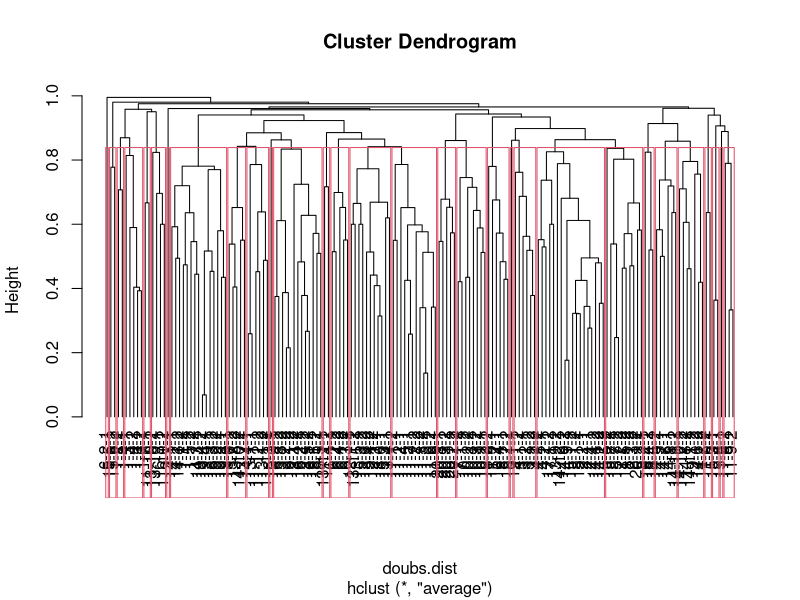
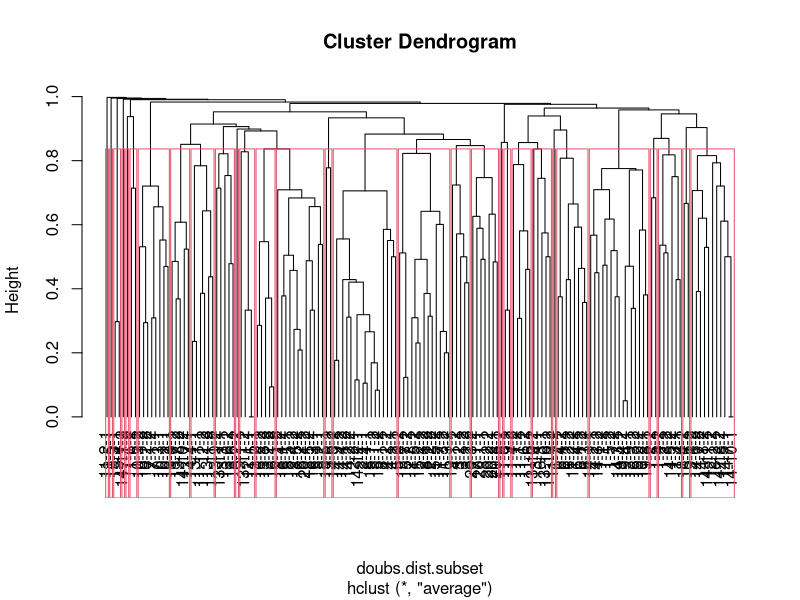
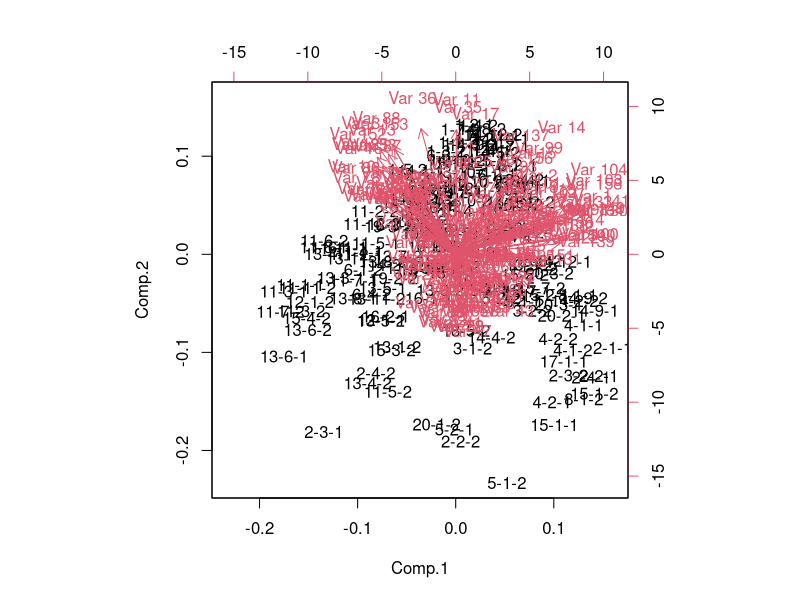
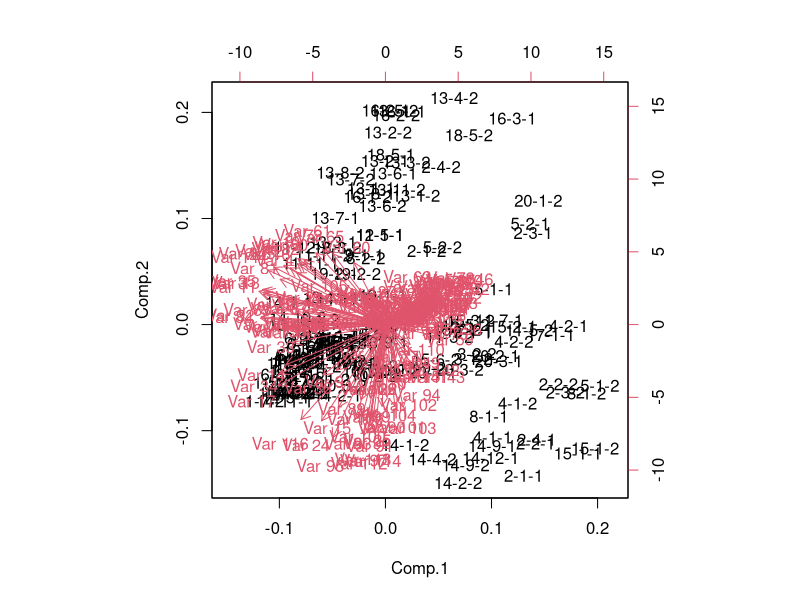
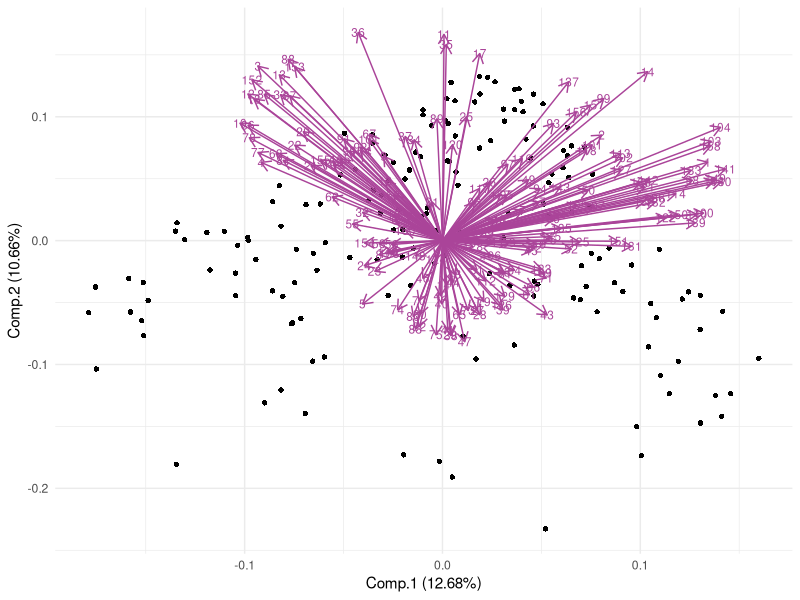
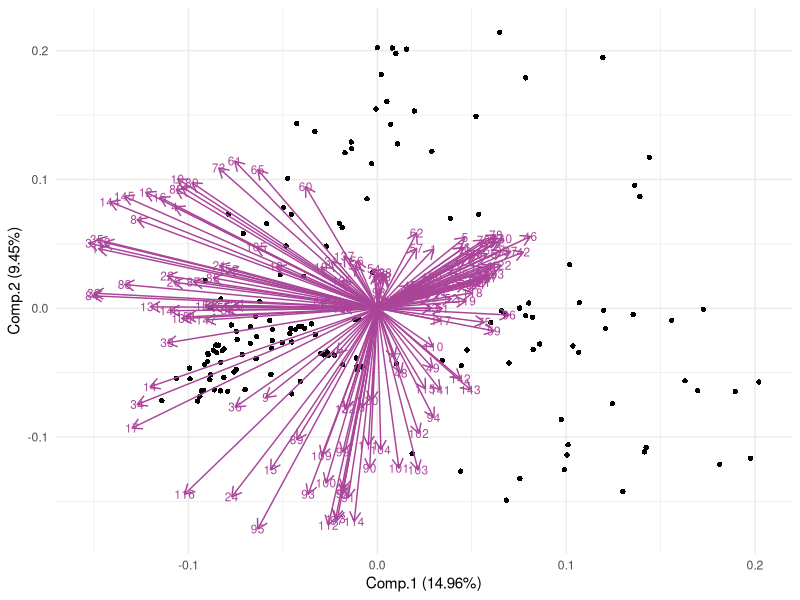
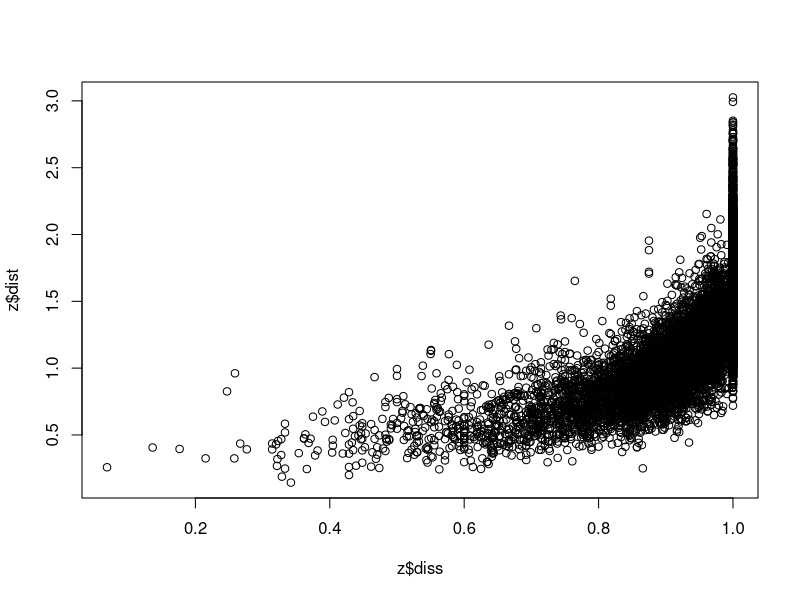
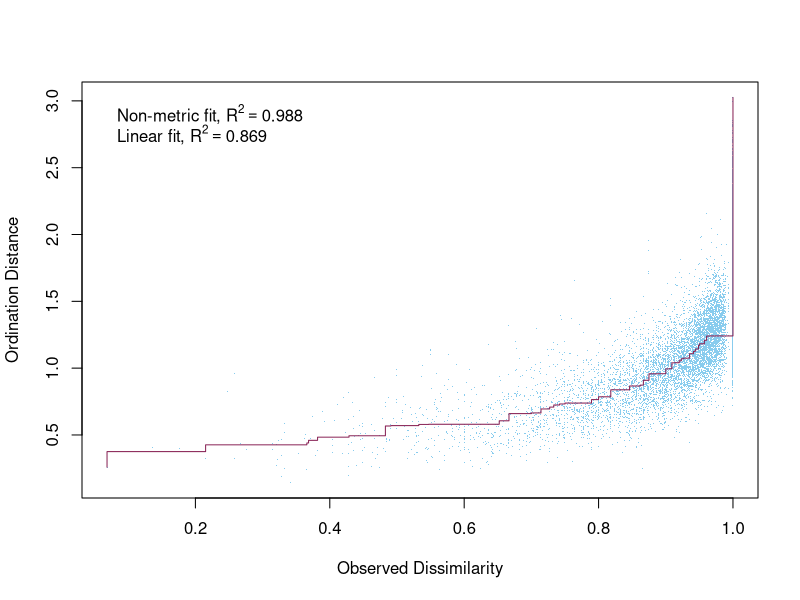

Here is the R script that generated these plots, in order: (Note: this script raises an error after producing the figures.)
#### GLM ####

# Before anything else, verify that your environment is totally clear.
# This is important, because old objects can foul up the works
# Clean up the working environment
rm(list = ls())

# Verify working directory, should be ~/Documents/Analyses/lastname_first
getwd()

# Load tidyverse
library("tidyverse")
# Check for updates
tidyverse_update()


#### Cleaning up the data ####

library(dplyr)

#library(readr)
#SurveyData <- read_csv("SurveyData_Clean.csv")

library(readr)
SurveyData <- read_csv("SurveyData_Clean_WN_removed.csv")

#library(readr)
#PlotData <- read_csv("PlotData_Clean.csv")

library(readr)
PlotData <- read_csv("PlotData_Clean_WN_removed.csv")

# The species that were entered as percent-cover need to be accounted for
# Given that the number of plants will vary greatly, but cover plants were all
# in Tier_1, for each percent cover plant I will give a value of 

# The plot needs to be numeric, so I need to change the Plot names to unique
# numeric variables, site needs to be given a number value as does W_N

# This code gives the combined plot names a simple, unique, numeric ID, but I 
# would like clearer ID's so I will use another method
# SurveyData_Combined$Plot <- as.numeric(as.factor(SurveyData_Combined$Plot))

# Assigning the Site a unique numeric value
SurveyData$Site <- as.numeric(as.factor(SurveyData$Site))
# Assigning W and N unique numeric values (weed is now 2, native is now 1)
SurveyData$W_N <- as.numeric(as.factor(SurveyData$W_N))

# Now combine this into unique numerical plot names
library(tidyr)
SurveyData_Combined <- SurveyData %>%
  unite(Plot, Site, Plot, sep = "-")

# Unite Plot and Weed vs Native columns so that now the plot id is all in one
# column that includes the site, plot number, and whether it is weed or native
library(tidyr)
SurveyData_Combined <- SurveyData_Combined %>%
  unite(Plot, Plot, W_N, sep = "-")

# Need to subset to only include the environmental weeds
# Subset the data to only include species that are weeds using the Status column
SurveyData_Combined_subset <- SurveyData_Combined[SurveyData_Combined$Status == 1, ]

# Repeat for plot data
# Assigning the Site a unique numeric value
PlotData$Site <- as.numeric(as.factor(PlotData$Site))
# Assigning W and N unique numeric values (weed is now 2, native is now 1)
PlotData$Weed_Native <- as.numeric(as.factor(PlotData$Weed_Native))

# Now combine this into unique numerical plot names
library(tidyr)
PlotData_Combined <- PlotData %>%
  unite(Plot, Site, Plot, sep = "-")

# Unite Plot and Weed vs Native columns so that now the plot id is all in one
# column that includes the site, plot number, and whether it is weed or native
library(tidyr)
PlotData_Combined <- PlotData_Combined %>%
  unite(Plot, Plot, Weed_Native, sep = "-")

# Filter down to only native species
# Remove native species plots
# Remove rows where Group is not one of the three weeds
PlotData_Weeds <- PlotData_Combined %>% 
  filter(CentralSpecies %in% c("Solanum mauritianum", "Ligustrum lucidum", "Paraserianthes lophantha"))

# Now I need to only include the environmental variables that I want to include
# for the GLM

PlotData_Combined <- subset(PlotData_Combined, select = -c(Date, CanopyCover_App, Waypoint, East_Coordinates, South_Coordinates, CoverVascular,
                                                           CoverNonVascular, CoverLitter, CoverBareSoil, CoverDebris, CoverGrass,
                                                           Topography, ParentMaterial, Notes))

# Need to simplify the column names 
colnames(PlotData_Combined)[3:11] <- c("Height", "DBH",
                                  "Slope", "Canopy",
                                  "Erosion", "Disturbance",
                                  "Pests", "Litter", "Housing") ## Renaming the columns

# Back to the survey data setting up for nMDS

# Need to transform the data square root was given as a good transformation, so I will do that
SurveyData_Combined$Tier_1_sqrt <- sqrt(SurveyData_Combined$Tier_1)
# repeat for weeds only data
SurveyData_Combined_subset$Tier_1_sqrt <- sqrt(SurveyData_Combined_subset$Tier_1)

# Remove rows where Group is "Native"
SurveyData_Combined_Weeds <- SurveyData_Combined %>% 
 filter(CentralSpecies != "Native")

# Repeat for subset data
SurveyData_Combined_subset_weeds <- SurveyData_Combined_subset %>% 
  filter(CentralSpecies != "Native")
 

# This code gives 0 values when species are not present in a plot
Survey_wide <- SurveyData_Combined %>%
  pivot_wider(names_from = ScientificName, 
              values_from = Tier_1, 
              id_cols = Plot) %>%
  mutate_all(~ replace(., is.na(.), 0))
# repeat for environmental weeds subset
Survey_wide_subset <- SurveyData_Combined_subset %>%
  pivot_wider(names_from = ScientificName, 
              values_from = Tier_1, 
              id_cols = Plot) %>%
  mutate_all(~ replace(., is.na(.), 0))



# instead of being a tibble, I wanted to convert it back to a data frame
Survey_wide = as.data.frame(Survey_wide)
#repeat for environmental weeds subset
Survey_wide_subset = as.data.frame(Survey_wide_subset)

library(dplyr)
Env_Species <- left_join(Survey_wide, PlotData_Combined, by = "Plot")  # Preserves all rows from df1

# repeat for subset data
Env_Species_subset <- left_join(Survey_wide_subset, PlotData_Combined, by = "Plot")

# Needs to remove the first column of numbers as row names and make the Scientific 
# names of species into the row names
row.names(Survey_wide) <- Survey_wide$Plot 
# Remove the first column from the data frame 
Survey_wide <- Survey_wide[, -1]

# repeat for subset data
row.names(Survey_wide_subset) <- Survey_wide_subset$Plot 
# Remove the first column from the data frame 
Survey_wide_subset <- Survey_wide_subset[, -1]


# Back to the Survey data
#Quick checks for empty rows or columns...
rowSums(Survey_wide)
colSums(Survey_wide)

# These are the columns that need to be removed using the data with the extra 
# woolly nightshades removed
Survey_wide<-Survey_wide[,-115] # this gets rid of the the column where there is a zero
Survey_wide<-Survey_wide[,-40] # this gets rid of the the column where there is a zero
Survey_wide<-Survey_wide[,-39] # this gets rid of the the column where there is a zero

# Repeat for subset data
#Quick checks for empty rows or columns...
rowSums(Survey_wide_subset)
colSums(Survey_wide_subset)

Survey_wide_subset<-Survey_wide_subset[,-66] # this gets rid of the the column where there is a zero
Survey_wide_subset<-Survey_wide_subset[,-65] # this gets rid of the the column where there is a zero



### NMDS ####

library(vegan)

doubs.dist<-vegdist(Survey_wide)
doubs.dist

# Repeat for subset data
doubs.dist.subset<-vegdist(Survey_wide_subset)
doubs.dist.subset

# Check for Na, NaN,Inf values
any(is.na(doubs.dist))
any(is.infinite(doubs.dist))

# Check for Na, NaN,Inf values in subset data
any(is.na(doubs.dist.subset))
any(is.infinite(doubs.dist.subset))


#Classification
Survey_wide<-hclust(doubs.dist,method='average')
plot(Survey_wide,hang=-1) #The hang=-1 tidies it up so all the end nodes finish at the same level
grp<-cutree(Survey_wide,k=30) #K=4 is saying to identify the dominant 4 groups.
grp
rect.hclust(Survey_wide, k=30)

#Classification for subset data
Survey_wide_subset<-hclust(doubs.dist.subset,method='average')
plot(Survey_wide_subset,hang=-1) #The hang=-1 tidies it up so all the end nodes finish at the same level
grp<-cutree(Survey_wide_subset,k=30) #K=4 is saying to identify the dominant 4 groups.
grp
rect.hclust(Survey_wide_subset, k=30)


#Conduct a PCA on continuous data, commonly used for environmental 
#variable reduction. Say we want to combine variables that are similar in 
#for SEM we may use PCA

# linkage - once you have the two most similar sites together, how do you think about the similarity to the other sites. Best method is UPPGMA (an average weighed method)

# Now doing a PCA on the data
# Can do PCA on vegan or just the base programme of R, they just use different commands 
# (see powerpoint handout for more info)

doubs.pca<-princomp(doubs.dist,cor=TRUE)
summary(doubs.pca) 
biplot(doubs.pca)

# repeat for subset data
doubs.pca.subset<-princomp(doubs.dist.subset,cor=TRUE)
summary(doubs.pca.subset) 
biplot(doubs.pca.subset)

# Create PCA biplot with sites as points

# Load necessary libraries
library(ggplot2)
library(ggfortify)

autoplot(
  doubs.pca,
  data = doubs.dist,
  loadings = TRUE,             # Display loadings vectors
  loadings.label = TRUE,       # Display loadings labels
  loadings.colour = '#AA4499',     # Loadings vector color
  loadings.label.size = 3,     # Loadings label size
  loadings.label.colour = "#AA4499", # Loadings label color
  shape = 16) +                   # Use points for sites
  theme_minimal()              # Apply a minimal theme


autoplot(
  doubs.pca.subset,
  data = doubs.dist.subset,
  loadings = TRUE,             # Display loadings vectors
  loadings.label = TRUE,       # Display loadings labels
  loadings.colour = '#AA4499',     # Loadings vector color
  loadings.label.size = 3,     # Loadings label size
  loadings.label.colour = "#AA4499", # Loadings label color
  shape = 16) +                   # Use points for sites
  theme_minimal()              # Apply a minimal theme



#Moving on now to MDS
#DO MDS with vegan package
z <- metaMDS(comm = doubs.dist,
             autotransform = FALSE,
             distance = "bray",
             engine = "monoMDS",
             k = 5,
             weakties = TRUE,
             model = "global",
             maxit = 300,
             try = 40,
             trymax = 50)

z
#Moving on now to MDS for subset data
#DO MDS with vegan package
z.subset <- metaMDS(comm = doubs.dist.subset,
             autotransform = FALSE,
             distance = "bray",
             engine = "monoMDS",
             k = 3,
             weakties = TRUE,
             model = "global",
             maxit = 300,
             try = 40,
             trymax = 50)

z.subset

# Stress Plot = Sheppard Plot
plot(z$diss, z$dist)

stressplot(object = z,
           p.col = "#88CCEE",
           l.col = "#882255",
           lwd = 1)

# repeat for subset data
plot(z.subset$diss, z.subset$dist)

stressplot(object = z.subset,
           p.col = "#88CCEE",
           l.col = "#882255",
           lwd = 1)

#always report the stress for MDS, never report the Rsquared you get from that plot above
plot(z)

plot(z[["points"]][,2]~z[["points"]][,1],main="Survey Data", xlab="NMDSaxis 1" , ylab= "NMDS axis 2", cex = 0.5 +as.numeric(Survey_wide$nit))

# Using ggplot2 to make a plot with site names
plot(z, type = "t")

# Using ggplot2 to make a plot with site names
plot(z.subset, type = "t")

# Looking at the stress/goodness of fit
gof <- goodness(object = z)
plot(z, display = "sites", type = "none")
points(z, display = "sites", cex = 2*gof/mean(gof))


# Looking at the stress/goodness of fit for subset data
gof <- goodness(object = z.subset)
plot(z.subset, display = "sites", type = "none")
points(z.subset, display = "sites", cex = 2*gof/mean(gof))


# Make the points into a data frame for ggplot
z$points %>% head()
z.points <- data.frame(z$points)


# Make the points into a data frame for ggplot
z.subset$points %>% head()
z.subset.points <- data.frame(z.subset$points)

# I need to make a new data frame that is just the plots and the Central species
# for that plot
# Load the dplyr package
library(dplyr)

# Create a new data frame with unique Plot values
Plot_Species <- SurveyData_Combined_Weeds %>% distinct(Plot, .keep_all = TRUE)

grp <- Plot_Species$CentralSpecies

# Create a new data frame with unique Plot values
Plot_Species_subset <- SurveyData_Combined_subset_weeds %>% distinct(Plot, .keep_all = TRUE)

grp.subset <- Plot_Species_subset$CentralSpecies

# Create a data frame of NMDS results with group information
z.points$Group <- Plot_Species$CentralSpecies # Replace with your group column

# repeat for subset data
z.subset.points$Group <- Plot_Species_subset$CentralSpecies # Replace with your group column



# Customize plot with ggplot2
nmds_plot <- ggplot(data = z.points, aes(x = MDS1, y = MDS2, shape = Group, color = Group)) +
  geom_point(size = 2) + # Set point size
  scale_shape_manual(values = c(16, 15, 18, 19)) + # Customize shapes
  scale_color_manual(values = c("#EE6677", "#228833", "#44AA99")) + # Customize colors
  theme_minimal() +
  labs(x = "NMDS1", y = "NMDS2") +
  theme_classic()

# Print the plot
print(nmds_plot)

# Customize plot with ggplot2
nmds_plot <- ggplot(data = z.subset.points, aes(x = MDS1, y = MDS2, shape = Group, color = Group)) +
  geom_point(size = 2) + # Set point size
  scale_shape_manual(values = c(16, 15, 18, 19)) + # Customize shapes
  scale_color_manual(values = c("#EE6677", "#228833", "#44AA99")) + # Customize colors
  theme_minimal() +
  labs(x = "NMDS1", y = "NMDS2") +
  theme_classic()

# Print the plot
print(nmds_plot)

# Customize plot with ggplot2 add ellipses
nmds_plot <- ggplot(data = z.points, aes(x = MDS2, y = MDS4, shape = Group, color = Group)) +
  geom_point(size = 2) + # Set point size
  scale_shape_manual(values = c(16, 15, 17)) + # Customize shapes
  scale_color_manual(values = c("#EE6677", "#228833", "#44AA99")) + # Customize colors
  stat_ellipse(aes(group = Group, fill = Group), geom = "polygon", alpha = 0.1) +
  scale_fill_manual(values = c("#EE6677",  "#228833", "#44AA99")) +
  theme_minimal() +
  labs(x = "NMDS2", y = "NMDS4") +
  theme_classic()

# Print the plot
print(nmds_plot)

# Customize plot with ggplot2 add ellipses for subset data
nmds_plot <- ggplot(data = z.subset.points, aes(x = MDS1, y = MDS3, shape = Group, color = Group)) +
  geom_point(size = 2) + # Set point size
  scale_shape_manual(values = c(16, 15, 17)) + # Customize shapes
  scale_color_manual(values = c("#EE6677", "#228833", "#44AA99")) + # Customize colors
  stat_ellipse(aes(group = Group, fill = Group), geom = "polygon", alpha = 0.1) +
  scale_fill_manual(values = c("#EE6677",  "#228833", "#44AA99")) +
  theme_minimal() +
  labs(x = "NMDS1", y = "NMDS3") +
  theme_classic()

# Print the plot
print(nmds_plot)


# Look with centroids
group_centroids <- data.frame(
  Location = c("Solanum mauritianum", "Ligustrum lucidum", "Paraserianthes lophantha"),
  Centroid_X = c(mean(z.points$MDS1[z.points$Group == "Solanum mauritianum"]),
                 mean(z.points$MDS1[z.points$Group == "Ligustrum lucidum"]),
                 mean(z.points$MDS1[z.points$Group == "Paraserianthes lophantha"])),
  Centroid_Y = c(mean(z.points$MDS2[z.points$Group == "Solanum mauritianum"]),
                 mean(z.points$MDS2[z.points$Group == "Ligustrum lucidum"]),
                 mean(z.points$MDS2[z.points$Group == "Paraserianthes lophantha"])),
  Centroid_Z = c(mean(z.points$MDS3[z.points$Group == "Solanum mauritianum"]),
                 mean(z.points$MDS3[z.points$Group == "Ligustrum lucidum"]),
                 mean(z.points$MDS3[z.points$Group == "Paraserianthes lophantha"])),
  Centroid_A = c(mean(z.points$MDS4[z.points$Group == "Solanum mauritianum"]),
                 mean(z.points$MDS4[z.points$Group == "Ligustrum lucidum"]),
                 mean(z.points$MDS4[z.points$Group == "Paraserianthes lophantha"])),
  Centroid_B = c(mean(z.points$MDS5[z.points$Group == "Solanum mauritianum"]),
                 mean(z.points$MDS5[z.points$Group == "Ligustrum lucidum"]),
                 mean(z.points$MDS5[z.points$Group == "Paraserianthes lophantha"]))
)

# Look with centroids for the subset data
group_centroids_subset <- data.frame(
  Location = c("Solanum mauritianum", "Ligustrum lucidum", "Paraserianthes lophantha"),
  Centroid_X = c(mean(z.subset.points$MDS1[z.subset.points$Group == "Solanum mauritianum"]),
                 mean(z.subset.points$MDS1[z.subset.points$Group == "Ligustrum lucidum"]),
                 mean(z.subset.points$MDS1[z.subset.points$Group == "Paraserianthes lophantha"])),
  Centroid_Y = c(mean(z.subset.points$MDS2[z.subset.points$Group == "Solanum mauritianum"]),
                 mean(z.subset.points$MDS2[z.subset.points$Group == "Ligustrum lucidum"]),
                 mean(z.subset.points$MDS2[z.subset.points$Group == "Paraserianthes lophantha"])),
  Centroid_Z = c(mean(z.subset.points$MDS3[z.subset.points$Group == "Solanum mauritianum"]),
                 mean(z.subset.points$MDS3[z.subset.points$Group == "Ligustrum lucidum"]),
                 mean(z.subset.points$MDS3[z.subset.points$Group == "Paraserianthes lophantha"]))
)

# Sort z.points.weeds to match group-centroids order
# Define the custom order for the 'group' column
z.points$Group <- factor(z.points$Group, levels = c('Solanum mauritianum', 'Ligustrum lucidum', 'Paraserianthes lophantha'))

# Sort the data frame based on the custom order
z.points <- z.points[order(z.points$Group), ]

# Repeat for subset data
z.subset.points$Group <- factor(z.subset.points$Group, levels = c('Solanum mauritianum', 'Ligustrum lucidum', 'Paraserianthes lophantha'))

# Sort the data frame based on the custom order
z.subset.points <- z.subset.points[order(z.subset.points$Group), ]


plot_data<-data.frame(
  Location = z.points$Group,
  MDS1=z.points$MDS1,
  MDS2=z.points$MDS2,
  MDS3=z.points$MDS3,
  MDS4=z.points$MDS4,
  MDS5=z.points$MDS5,
  xend=c(rep( group_centroids[1,2],27),rep(group_centroids[2,2],28), rep(group_centroids[3,2],27)),
  yend=c(rep( group_centroids[1,3],27),rep(group_centroids[2,3],28), rep(group_centroids[3,3],27)),
  zend=c(rep( group_centroids[1,4],27),rep(group_centroids[2,4],28), rep(group_centroids[3,4],27)),
  Aend=c(rep( group_centroids[1,5],27),rep(group_centroids[2,5],28), rep(group_centroids[3,5],27)),
  Bend=c(rep(group_centroids[1,6],27),rep( group_centroids[2,6],28), rep(group_centroids[3,6],27)))


plot_data_subset<-data.frame(
  Location = z.subset.points$Group,
  MDS1=z.subset.points$MDS1,
  MDS2=z.subset.points$MDS2,
  MDS3=z.subset.points$MDS3,
  xend=c(rep( group_centroids_subset[1,2],28),rep(group_centroids_subset[2,2],26), rep(group_centroids_subset[3,2],26)),
  yend=c(rep( group_centroids_subset[1,3],28),rep(group_centroids_subset[2,3],26), rep(group_centroids_subset[3,3],26)),
  zend=c(rep( group_centroids_subset[1,4],28),rep(group_centroids_subset[2,4],26), rep(group_centroids_subset[3,4],26)))

# ggplot with centroids
ggplot(plot_data, aes(x = MDS2, y = MDS4, shape = Location, color = Location)) +
  geom_point(size=2) +
  scale_color_manual(values = c("#EE6677", "#228833", "#44AA99")) + 
  scale_shape_manual(values = c(16, 15, 17)) + 
  stat_ellipse(aes(group = Location, fill = Location), geom = "polygon", alpha = 0.1) +
  scale_fill_manual(values = c("#EE6677",  "#228833", "#44AA99")) +
  geom_point(data = group_centroids, aes(x = Centroid_Y, y = Centroid_B, shape = Location, color = Location)) +
  geom_segment(data = plot_data, aes(x = MDS2, y = MDS4, 
                                     xend = yend, yend = Aend, color = Location), alpha = 0.5)+
  
  theme_classic()

# ggplot with centroids for subset data
ggplot(plot_data_subset, aes(x = MDS3, y = MDS2, shape = Location, color = Location)) +
  geom_point(size=2) +
  scale_color_manual(values = c("#EE6677", "#228833", "#44AA99")) + 
  scale_shape_manual(values = c(16, 15, 17)) + 
  stat_ellipse(aes(group = Location, fill = Location), geom = "polygon", alpha = 0.1) +
  scale_fill_manual(values = c("#EE6677",  "#228833", "#44AA99")) +
  geom_point(data = group_centroids_subset, aes(x = Centroid_Z, y = Centroid_Y, shape = Location, color = Location)) +
  geom_segment(data = plot_data_subset, aes(x = MDS3, y = MDS2, 
                                     xend = zend, yend = yend, color = Location), alpha = 0.5)+
  
  theme_classic()

# I need to make a data frame that contains the environmental factors with the survey data
# That means I need Plot_species with PlotData_Weeds

Survey_wscores <- cbind(z.points, Env_Species) ## This combines the dataset with the coordinates
en = envfit(z, PlotData_Weeds, permutations = 9999, na.rm = TRUE) ## This creates the arrows
en_coord_cont = as.data.frame(scores(en, "vectors")) * ordiArrowMul(en) * 0.5 ##Adjust the last number to change the length of the arrows
en_coord_cat = as.data.frame(scores(en, "factors")) * ordiArrowMul(en) * 0.5 ##Adjust the last number to change the length of the arrows


# Create a custom order for Plot data to get it in the same order as the subset data
PlotData_Weeds$CentralSpecies <- factor(PlotData_Weeds$CentralSpecies, levels = c('Solanum mauritianum', 'Ligustrum lucidum', 'Paraserianthes lophantha'))
# Sort the data frame based on the custom order
PlotData_Weeds <- PlotData_Weeds[order(PlotData_Weeds$CentralSpecies), ]

# Remove the plots that only had native species
PlotData_Weeds_subset<-PlotData_Weeds[-82, ] # this gets rid of the the column where there is a zero
PlotData_Weeds_subset<-PlotData_Weeds_subset[-80, ] # this gets rid of the the column where there is a zero

# I need to make a data frame that contains the environmental factors with the survey data
# That means I need Plot_species with PlotData_Weeds subset

Survey_subset_wscores <- cbind(z.subset.points, Env_Species_subset) ## This combines the dataset with the coordinates
en.subset = envfit(z.subset, PlotData_Weeds_subset, permutations = 9999, na.rm = TRUE) ## This creates the arrows
en_coord_cont.subset = as.data.frame(scores(en.subset, "vectors")) * ordiArrowMul(en.subset) * 0.5 ##Adjust the last number to change the length of the arrows
en_coord_cat.subset = as.data.frame(scores(en.subset, "factors")) * ordiArrowMul(en.subset) * 0.5 ##Adjust the last number to change the length of the arrows



# ggplot with coordinates
ggplot(Survey_wscores, aes(x = MDS1, y = MDS2)) +
  geom_point(data = Survey_wscores, aes(x = MDS1, y = MDS2, shape = Group, color = Group)) +
#  geom_text(data = Survey_wscores, aes(x = NMDS1, y = NMDS2, label = Species), colour = "red")+
  scale_color_manual(values = c("#EE6677", "#228833", "#44AA99")) + 
  scale_shape_manual(values = c(16, 15, 17)) + 
  stat_ellipse(aes(group = Group, fill = Group), geom = "polygon", alpha = 0.25) +
  scale_fill_manual(values = c("#EE6677",  "#228833", "#44AA99")) +
  geom_segment(aes(x = 0, y = 0, xend = NMDS1, yend = NMDS2), 
               data = en_coord_cont, size = 1, alpha = 0.5, colour = "black") +
  geom_text(data = en_coord_cont, aes(x = NMDS1, y = NMDS2), colour = "black", 
            label = row.names(en_coord_cont)) +
  theme_classic() +
#  labs_pubr() +
  labs(x = "MDS axis 1", y = "MDS axis 2")

# ggplot with coordinates for subset data
ggplot(Survey_subset_wscores, aes(x = MDS1, y = MDS2)) +
  geom_point(data = Survey_subset_wscores, aes(x = MDS1, y = MDS2, shape = Group, color = Group)) +
#  geom_text(data = Survey_wscores, aes(x = NMDS1, y = NMDS2, label = Species), colour = "red")+
  scale_color_manual(values = c("#EE6677", "#228833", "#44AA99")) + 
  scale_shape_manual(values = c(16, 15, 17)) + 
  stat_ellipse(aes(group = Group, fill = Group), geom = "polygon", alpha = 0.25) +
  scale_fill_manual(values = c("#EE6677",  "#228833", "#44AA99")) +
  geom_segment(aes(x = 0, y = 0, xend = NMDS1, yend = NMDS2), 
               data = en_coord_cont.subset, size = 1, alpha = 0.5, colour = "black") +
  geom_text(data = en_coord_cont.subset, aes(x = NMDS1, y = NMDS2), colour = "black", 
            label = row.names(en_coord_cont.subset)) +
  theme_classic() +
#  labs_pubr() +
  labs(x = "MDS axis 1", y = "MDS axis 2")


#### PERMANOVA ####

# Filter down to only native species
# Remove native species plots
# Remove rows where Group is "Native"

SurveyData_Combined_subset_weeds <- SurveyData_Combined_subset_weeds %>% 
  filter(CentralSpecies != "Native")

# This code gives 0 values when species are not present in a plot
Survey_perm <- SurveyData_Combined_subset_weeds %>%
  pivot_wider(names_from = ScientificName, 
              values_from = Tier_1_sqrt, 
              id_cols = Plot) %>%
  mutate_all(~ replace(., is.na(.), 0))

# instead of being a tibble, I wanted to convert it back to a data frame
Survey_perm = as.data.frame(Survey_perm)


# Needs to remove the first column of numbers as row names and make the Scientific 
# names of species into the row names
row.names(Survey_perm) <- Survey_perm$Plot 
# Remove the first column from the data frame 
Survey_perm <- Survey_perm[, -1]

#Quick checks for empty rows or columns...
rowSums(Survey_perm)
colSums(Survey_perm)


Survey_perm<-Survey_perm[,-66] # this gets rid of the the column where there is a zero
Survey_perm<-Survey_perm[,-65] # this gets rid of the the column where there is a zero


# Make a distance matrix
perm_dist<-vegdist(Survey_perm, method='bray')

# Make a distance matrix
perm_dist<-vegdist(Survey_perm, method='bray')


#Assumptions

dispersion<-betadisper(perm_dist, group=plot_data_subset$Location,type = "centroid")

plot(dispersion)

anova(dispersion)


#Test

Perma_result<-adonis2( perm_dist~as.factor(plot_data_subset$Location), data=perm_dist,
                       permutations=9999)

Perma_result






# Change the species names to remove the space

library(dplyr)
Env_Species <- Env_Species %>%
  mutate(CentralSpecies = ifelse(CentralSpecies == "Solanum mauritianum", "Solanum_mauritianum", CentralSpecies))

# GLM results time
library(MASS) ## do to the GLM
Solmau_GLM <- glm.nb(Solanum_mauritanum ~ Height + DBH +
                     Slope + Canopy +
                     Erosion + Disturbance +
                     Pests + Litter,
                     data = Env_Species) ## this is a negative binominal generalised linear model as we are using count data and the data is quite widely dispersed
summary(Solmau_GLM)
